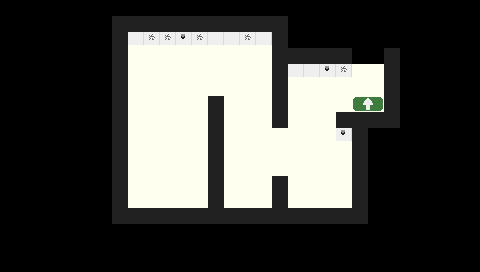

Tiled map render using the project's own tile images. Description and the whole map definition, tile-layer contents included, below:
An orthogonal 30x17 tile map with 16x16 px tiles, 2 tile layers (Floors, Walls) and 6 objects (2x Enemy, RDL, Next Room, Player Start, 0).

<map version="1.0" tiledversion="1.1.4" orientation="orthogonal" renderorder="right-down" width="30" height="17" tilewidth="16" tileheight="16" infinite="0" nextobjectid="15">
 <tileset firstgid="1" source="../Tilesets/lab.tsx" />
 <layer name="Floors" width="30" height="17">
  <data encoding="csv">
0,0,0,0,0,0,0,0,0,0,0,0,0,0,0,0,0,0,0,0,0,0,0,0,0,0,0,0,0,0,
0,0,0,0,0,0,0,0,0,0,0,0,0,0,0,0,0,0,0,0,0,0,0,0,0,0,0,0,0,0,
0,0,0,0,0,0,0,0,3,3,3,3,3,3,3,3,3,0,0,0,0,0,0,0,0,0,0,0,0,0,
0,0,0,0,0,0,0,0,3,3,3,3,3,3,3,3,3,0,0,0,0,0,0,0,13,0,0,0,0,0,
0,0,0,0,0,0,0,0,3,3,3,3,3,3,3,3,3,0,3,3,3,3,3,3,0,0,0,0,0,0,
0,0,0,0,0,0,0,0,3,3,3,3,3,3,3,3,3,0,3,3,3,3,3,3,0,0,0,0,0,0,
0,0,0,0,0,0,0,0,3,3,3,3,3,0,3,3,3,0,3,3,3,3,16,17,0,0,0,0,0,0,
0,0,0,0,0,0,0,0,3,3,3,3,3,0,3,3,3,0,3,3,3,0,0,0,0,0,0,0,0,0,
0,0,0,0,0,0,0,0,3,3,3,3,3,0,3,3,3,3,3,3,3,3,0,0,0,0,0,0,0,0,
0,0,0,0,0,0,0,0,3,3,3,3,3,0,3,3,3,3,3,3,3,3,0,0,0,0,0,0,0,0,
0,0,0,0,0,0,0,0,3,3,3,3,3,0,3,3,3,3,3,3,3,3,0,0,0,0,0,0,0,0,
0,0,0,0,0,0,0,0,3,3,3,3,3,0,3,3,3,3,3,3,3,3,0,0,0,0,0,0,0,0,
0,0,0,0,0,0,0,0,3,3,3,3,3,0,3,3,3,3,3,3,3,3,0,0,0,0,0,0,0,0,
0,0,0,0,0,0,0,0,0,0,0,0,0,0,0,0,0,0,0,0,0,0,0,0,0,0,0,0,0,0,
0,0,0,0,0,0,0,0,0,0,0,0,0,0,0,0,0,0,0,0,0,0,0,0,0,0,0,0,0,0,
0,0,0,0,0,0,0,0,0,0,0,0,0,0,0,0,0,0,0,0,0,0,0,0,0,0,0,0,0,0,
0,0,0,0,0,0,0,0,0,0,0,0,0,0,0,0,0,0,0,0,0,0,0,0,0,0,0,0,0,0
</data>
 </layer>
 <layer name="Walls" width="30" height="17">
  <data encoding="csv">
0,0,0,0,0,0,0,0,0,0,0,0,0,0,0,0,0,0,0,0,0,0,0,0,0,0,0,0,0,0,
0,0,0,0,0,0,0,13,13,13,13,13,13,13,13,13,13,13,0,0,0,0,0,0,0,0,0,0,0,0,
0,0,0,0,0,0,0,13,1,7,7,6,7,1,1,7,1,13,0,0,0,0,0,0,0,0,0,0,0,0,
0,0,0,0,0,0,0,13,0,0,0,0,0,0,0,0,0,13,13,13,13,13,0,0,0,0,0,0,0,0,
0,0,0,0,0,0,0,13,0,0,0,0,0,0,0,0,0,13,1,1,6,7,0,0,13,0,0,0,0,0,
0,0,0,0,0,0,0,13,0,0,0,0,0,0,0,0,0,13,0,0,0,0,0,0,13,0,0,0,0,0,
0,0,0,0,0,0,0,13,0,0,0,0,0,13,0,0,0,13,0,0,0,0,0,0,13,0,0,0,0,0,
0,0,0,0,0,0,0,13,0,0,0,0,0,13,0,0,0,13,0,0,0,13,13,13,13,0,0,0,0,0,
0,0,0,0,0,0,0,13,0,0,0,0,0,13,0,0,0,0,0,0,0,6,13,0,0,0,0,0,0,0,
0,0,0,0,0,0,0,13,0,0,0,0,0,13,0,0,0,0,0,0,0,0,13,0,0,0,0,0,0,0,
0,0,0,0,0,0,0,13,0,0,0,0,0,13,0,0,0,0,0,0,0,0,13,0,0,0,0,0,0,0,
0,0,0,0,0,0,0,13,0,0,0,0,0,13,0,0,0,13,0,0,0,0,13,0,0,0,0,0,0,0,
0,0,0,0,0,0,0,13,0,0,0,0,0,13,0,0,0,13,0,0,0,0,13,0,0,0,0,0,0,0,
0,0,0,0,0,0,0,13,13,13,13,13,13,13,13,13,13,13,13,13,13,13,13,0,0,0,0,0,0,0,
0,0,0,0,0,0,0,0,0,0,0,0,0,0,0,0,0,0,0,0,0,0,0,0,0,0,0,0,0,0,
0,0,0,0,0,0,0,0,0,0,0,0,0,0,0,0,0,0,0,0,0,0,0,0,0,0,0,0,0,0,
0,0,0,0,0,0,0,0,0,0,0,0,0,0,0,0,0,0,0,0,0,0,0,0,0,0,0,0,0,0
</data>
 </layer>
 <objectgroup name="Objects">
  <properties>
   <property name="isOpen" type="bool" value="true" />
  </properties>
  <object id="1" name="RDL" gid="11" x="352.078" y="79.9144" width="16" height="16" />
  <object id="2" name="Next Room" x="349.703" y="48.0384" width="37.25" height="19.75">
   <properties>
    <property name="unity:isTrigger" type="bool" value="true" />
   </properties>
  </object>
  <object id="3" name="Player Start" x="165.864" y="198.227" width="1" height="1" />
  <object id="8" name="Enemy" gid="25" x="168.955" y="79.5682" width="16" height="16">
   <properties>
    <property name="behavior" value="patrol_up_down" />
    <property name="onDeathToggle" type="int" value="0" />
   </properties>
  </object>
  <object id="13" name="Enemy" gid="25" x="327.727" y="103.523" width="16" height="16" />
  <object id="14" name="0" gid="8" x="271.938" y="144" width="16" height="16">
   <properties>
    <property name="isOpen" type="bool" value="true" />
   </properties>
  </object>
 </objectgroup>
</map>
